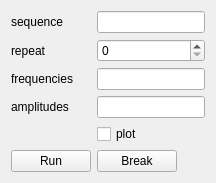
       <widget class="QWidget" name="tab_6">
        <attribute name="title">
         <string>Sin</string>
        </attribute>
        <layout class="QFormLayout" name="formLayout_13">
         <item row="0" column="0">
          <widget class="QLabel" name="label_43">
           <property name="text">
            <string>sequence</string>
           </property>
          </widget>
         </item>
         <item row="0" column="1">
          <widget class="QLineEdit" name="sinSequence_lineEdit"/>
         </item>
         <item row="1" column="0">
          <widget class="QLabel" name="label_44">
           <property name="text">
            <string>repeat</string>
           </property>
          </widget>
         </item>
         <item row="1" column="1">
          <widget class="QSpinBox" name="sinRepeat_spinBox">
           <property name="maximum">
            <number>999999</number>
           </property>
          </widget>
         </item>
         <item row="2" column="0">
          <widget class="QLabel" name="label_45">
           <property name="text">
            <string>frequencies</string>
           </property>
          </widget>
         </item>
         <item row="2" column="1">
          <widget class="QLineEdit" name="sinFrequencies_lineEdit"/>
         </item>
         <item row="3" column="0">
          <widget class="QLabel" name="label_47">
           <property name="text">
            <string>amplitudes</string>
           </property>
          </widget>
         </item>
         <item row="3" column="1">
          <widget class="QLineEdit" name="sinAmplitudes_lineEdit"/>
         </item>
         <item row="4" column="1">
          <widget class="QCheckBox" name="sinPlot_checkBox">
           <property name="text">
            <string>plot</string>
           </property>
          </widget>
         </item>
         <item row="5" column="0">
          <widget class="QPushButton" name="runSin_pushButton">
           <property name="text">
            <string>Run</string>
           </property>
          </widget>
         </item>
         <item row="5" column="1">
          <widget class="QPushButton" name="sinBreak_pushButton">
           <property name="sizePolicy">
            <sizepolicy hsizetype="Fixed" vsizetype="Fixed">
             <horstretch>0</horstretch>
             <verstretch>0</verstretch>
            </sizepolicy>
           </property>
           <property name="text">
            <string>Break</string>
           </property>
          </widget>
         </item>
        </layout>
       </widget>
